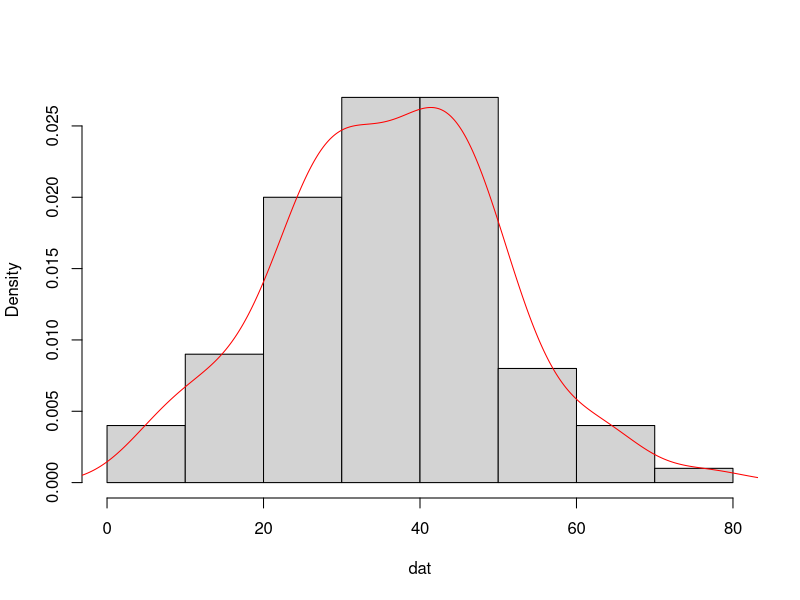
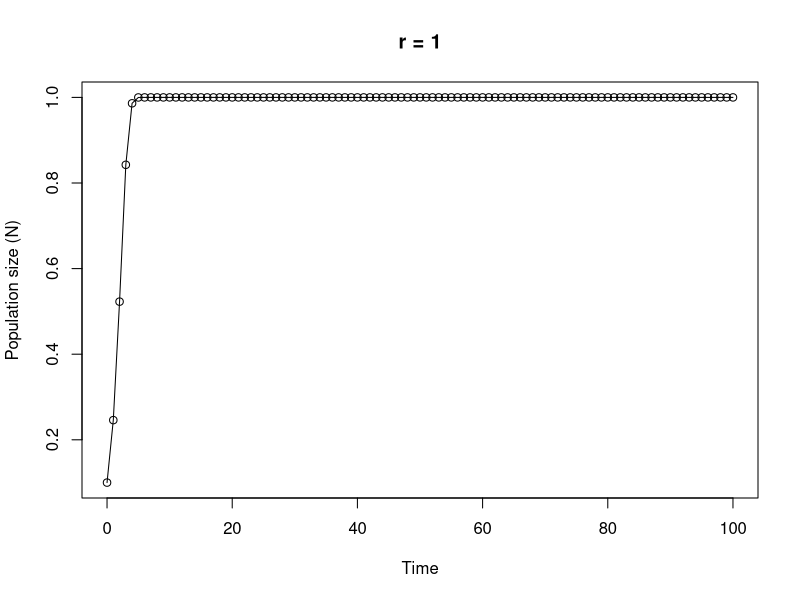

Reproduce these figures in R, in order.
## ----Q1, echo=SOLUTIONS---------------------------------------------------------------------------------------------------------------------------------------------------

# area of a circle
# the equation to calculate the area of a circle is pi * radius^2

circle.area <- function(d){ 
	pi * (d/2)^2
}

# to use your new function

circle.area(10)
# [1] 78.53982

# to test on a vector of diameters
# first create a vector with diameters ranging from 0 to 50 in steps of 10

cir.diam <- seq(from = 0, to = 50, by = 10)

# test your function

circle.area(cir.diam)
# [1]    0.00000   78.53982  314.15927  706.85835 1256.63706 1963.49541


## ----Q2, echo=SOLUTIONS, tidy = TRUE--------------------------------------------------------------------------------------------------------------------------------------

far.cent <- function(a){
	val <- (a-32)*5/9
	print(paste("Fahrenheit: ", round(a, digits = 3), "oF",sep = " "), quote = FALSE)# round 3dp
	print(paste("Centigrade: ", round(val, digits = 3), "oC", sep = " "), quote = FALSE)# round 3dp
}

# alternative Fahrenheit to centigrade using cat function

far.cent2 <- function(a){
	val <- (a - 32) * 5/9	#calculation
	cat("Fahrenheit: ", round(a, digits = 3), "oF", "\n")   # use cat function
	cat("Centigrade: ", round(val, digits = 3), "oC", "\n")   
}


## ----Q3, echo=SOLUTIONS---------------------------------------------------------------------------------------------------------------------------------------------------

# Create a vector of normally distributed data
# length 100, mean 35 and standard deviation of 29

vals <- rnorm(100, 35, 15)	# create some norm dist data mean 35, sd = 15

summary.fun <- function(dat){
	mymean <- round(mean(dat), digits = 4)      	# calc mean
	mymedian <- round(median(dat), digits = 4)    # calc median
	mymin <- round(min(dat), digits = 4)          # calc min
	mymax <- round(max(dat), digits = 4)          # calc max
	print(paste("mean:", mymean, sep = " "), quote = FALSE)     # print mean
	print(paste("median:", mymedian, sep = " "), quote = FALSE)     # print median
	print(paste("range:", "from:", mymin, "to", mymax, sep = " "), quote = FALSE) 
	dens <- density(dat)                          # estimate density curve
	hist(dat, main = "",type = "l",freq = FALSE)  # plot histogram
	lines(dens, lty = 1, col = "red")             # plot density curve
}

# use the function
summary.fun(vals)


## ----Q4, echo=SOLUTIONS---------------------------------------------------------------------------------------------------------------------------------------------------

# calculate a median

ourmedian <- function(x){
	n <- length(x)
	if (n %% 2 == 1)      # odd numbers
	  sort(x)[(n + 1)/2]  # find the middle number by adding 1 to length and div 2
	else {                # even numbers
	  middletwo <- sort(x)[(n/2) + 0:1]   #find the two middle numbers
	  mean(middletwo)
	  }
}

# use the function
mydat <- sample(1:50, size = 10, replace = TRUE )

# our function
ourmedian(mydat)

# R median function
median(mydat)


## ----Q5, echo=SOLUTIONS, tidy = TRUE--------------------------------------------------------------------------------------------------------------------------------------

# function to simulate Ricker model

Ricker.model <- function(nzero, r, time, K=1){     # sets initial parameters
  N <- numeric(time + 1)    # creates a real vector of length time+1 to store values of Nt+1
  N[1] <- nzero             # sets initial population size in first element of N
  for (i in 1:time) {				# loops over time
      N[i+1] <- N[i]*exp(r*(1 - N[i]/K))    
  }
  Time <- 0:time   					 # creates vector for x axis
  plot(Time, N, type = "o", xlim = c(0, time), xlab = "Time", ylab = "Population size (N)", main = paste("r =", r, sep=" "))   # plots     output
}

# To run
# play around with the different parameters, especially r
Ricker.model(nzero=0.1,r=1,time=100)
